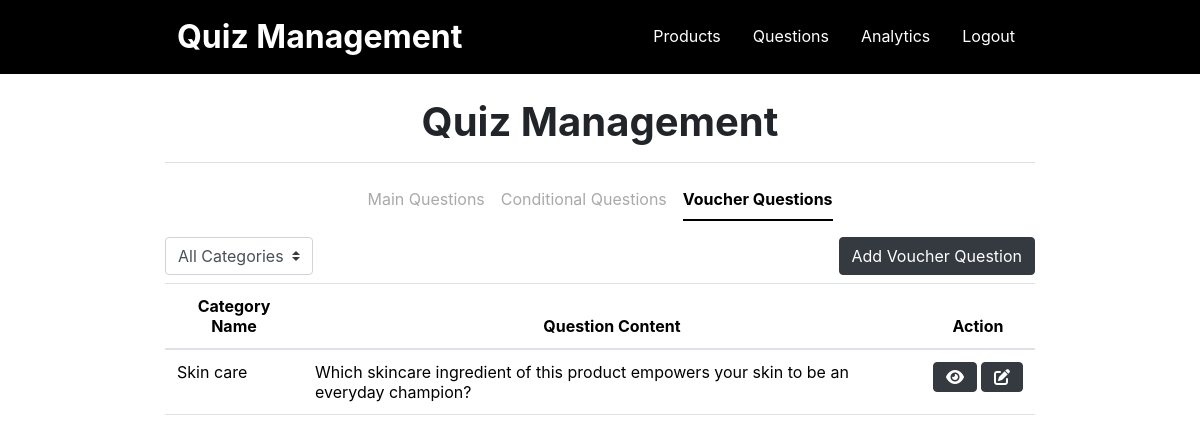
/management/voucher-question.php (signed in), run on an earlier commit of the app's database.
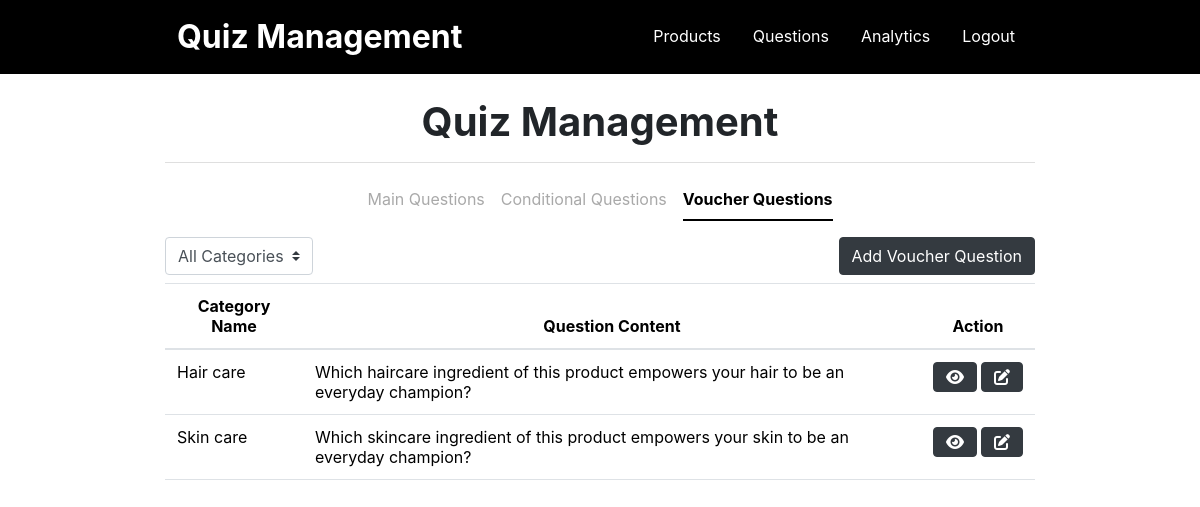
And on a later commit of the database.
### tables this page shows
CREATE TABLE `bonus_question` (
  `bqID` int(11) NOT NULL,
  `bqContent` text NOT NULL,
  `bqNumOptions` tinyint(4) NOT NULL,
  `bqMaxAnswer` tinyint(4) NOT NULL,
  `categoryID` int(11) NOT NULL
);

CREATE TABLE `category` (
  `categoryID` int(11) NOT NULL,
  `categoryName` text NOT NULL,
  `categoryDescription` text NOT NULL,
  `userClick` int(11) NOT NULL
);

### management/voucher-question.php (the view, shortened to what this page needs)
<?php
    include '../header.php';
    include 'navbar.php';
    include '../db.php';
    $recordsPerPage = 10;
    $page = isset($_GET['page']) ? $_GET['page'] : 1;
    $offset = ($page - 1) * $recordsPerPage;
    $categoryFilter = isset($_GET['category']) ? $_GET['category'] : 0;
    $query = "SELECT bq.*, c.categoryName,
                GROUP_CONCAT(a.answerContent) as answerContents,
                GROUP_CONCAT(p.prodName) as prodNames
                FROM bonus_question bq
                LEFT JOIN category c ON bq.categoryID = c.categoryID
                LEFT JOIN question_answer qa ON bq.bqID = qa.bqID
                LEFT JOIN answer a ON a.answerID = qa.answerID
                LEFT JOIN product_answer pa ON pa.answerID = a.answerID
                LEFT JOIN product p ON pa.prodID = p.prodID";
    $query .= " GROUP BY bq.bqID DESC
        LIMIT $offset, $recordsPerPage";
    $result = mysqli_query($conn, $query);
?>
<div class="container w-75">
    <?php include 'question_nav.php';?>
    <form class="form-inline d-inline">
        <select class="custom-select mr-3" name="category" id="category" onchange="this.form.submit()">
            <option value="0" <?php echo ($categoryFilter == 0) ? 'selected' : ''; ?>>All Categories</option>
        </select>
    </form>
    <button class="btn btn-dark float-end mb-2" data-bs-toggle="modal" data-bs-target="#addVoucherQuestionModal">Add Voucher Question</button>
</div>
<div class="container w-75">
    <div class="table-responsive">
        <table class="table table-hover">
            <thead class="text-center">
                <tr>
                    <th>Category Name</th>
                    <th>Question Content</th>
                    <th>Action</th>
                </tr>
            </thead>
            <tbody>
                <?php
                    while ($row = mysqli_fetch_assoc($result)){
                        $bqID           = $row['bqID'];
                        $bqContent      = $row['bqContent'];
                        $categoryName   = $row['categoryName'];
                ?>
                <tr>
                    <td><?php echo $categoryName;?></td>
                    <td><?php echo $bqContent;?></td>
                    <td>
                        <div class="d-flex justify-content-center align-items-center">
                            <div class="text-center me-1">
                                <button type="button" class="btn btn-dark" data-bs-toggle="modal" data-bs-target="#viewQuestionModal<?php echo $bqID; ?>">
                                    <div class="d-flex align-items-center">
                                        <i class="fa-solid fa-eye"></i>
                                    </div>
                                </button>
                            </div>
                            <div class="text-center">
                                <button type="button" class="btn btn-dark" data-bs-toggle="modal" data-bs-target="#editQuestionModal<?php echo $bqID; ?>">
                                    <div class="d-flex align-items-center">
                                        <i class="fa-solid fa-pen-to-square"></i>
                                    </div>
                                </button>
                            </div>
                        </div>
                    <?php
                        }
                    ?>
                    </td>
                </tr>
            </tbody>
        </table>
    </div>
</div>

### header.php (shortened to what this page needs)
<head>
    <link href="https://cdn.jsdelivr.net/npm/bootstrap@5.3.1/dist/css/bootstrap.min.css" rel="stylesheet">
    <link rel="stylesheet" href="https://stackpath.bootstrapcdn.com/bootstrap/4.5.2/css/bootstrap.min.css">
    <link rel="stylesheet" href="https://cdnjs.cloudflare.com/ajax/libs/font-awesome/6.0.0-beta3/css/all.min.css">
    <link rel="stylesheet" href="https://cdn.jsdelivr.net/gh/habibmhamadi/multi-select-tag@2.0.1/dist/css/multi-select-tag.css">
</head>

### management/navbar.php (shortened to what this page needs)
<nav class="navbar navbar-expand-lg navbar-dark">
    <div class="container-fluid w-75 d-flex justify-content-between align-items-center">
        <a class="navbar-brand text-white" href="index.php">Quiz Management</a>
        <?php if (isset($_SESSION['user_authenticated'])): ?>
        <div class="collapse navbar-collapse" id="navbarNav">
            <ul class="navbar-nav nav-underline ms-auto text-end">
                <li class="nav-item">
                    <a class="navb nav-link <?php echo (basename($_SERVER['PHP_SELF']) == 'product.php' || basename($_SERVER['PHP_SELF']) == 'categories.php') ? 'active' : 'inactive'; ?>" href="product.php">Products</a>
                </li>
                <li class="nav-item">
                    <a class="navb nav-link <?php echo (basename($_SERVER['PHP_SELF']) == 'question.php' || basename($_SERVER['PHP_SELF']) == 'conditional-question.php') ? 'active' : 'inactive'; ?>" href="question.php">Questions</a>
                </li>
                <li class="nav-item">
                    <a class="navb nav-link <?php echo (basename($_SERVER['PHP_SELF']) == 'analytics.php') ? 'active' : 'inactive'; ?>" href="analytics.php">Analytics</a>
                </li>
                <li class="nav-item">
                    <a class="navb nav-link" href="logout.php">Logout</a>
                </li>
            <?php endif; ?>
            </ul>
        </div>
    </div>
</nav>

### management/question_nav.php (shortened to what this page needs)
<h1 class="text-center fw-bold mt-4">Quiz Management</h1>
<hr style="height:1px;border-width:0;color:gray;background-color:gray">
<div class="container w-75 my-3">
    <ul class="nav nav-underline d-flex justify-content-center">
        <li class="nav-item">
            <a class="nav-link <?php echo (basename($_SERVER['PHP_SELF']) == 'question.php') ? 'active' : 'inactive'; ?>" href="question.php">Main Questions</a>
        </li>
        <li class="nav-item">
            <a class="nav-link <?php echo (basename($_SERVER['PHP_SELF']) == 'conditional-question.php') ? 'active' : 'inactive'; ?>" href="conditional-question.php">Conditional Questions</a>
        </li>
        <li class="nav-item">
            <a class="nav-link <?php echo (basename($_SERVER['PHP_SELF']) == 'voucher-question.php') ? 'active' : 'inactive'; ?>" href="voucher-question.php">Voucher Questions</a>
        </li>
    </ul>
</div>

### management/navbar.php (style rules this page uses)
.navbar { background-color: #000; }
.navbar-brand { font-size: 2rem; font-weight: bold; }
.navb { color: white !important; }

### management/question_nav.php (style rules this page uses)
.nav-link.inactive { color: darkgray; }

What changed in the data, as far as the page shows it:
added bonus_question: categoryID.categoryName "Hair care", bqContent "Which haircare ingredient of this product empowers your hair to be an everyday champion?"
